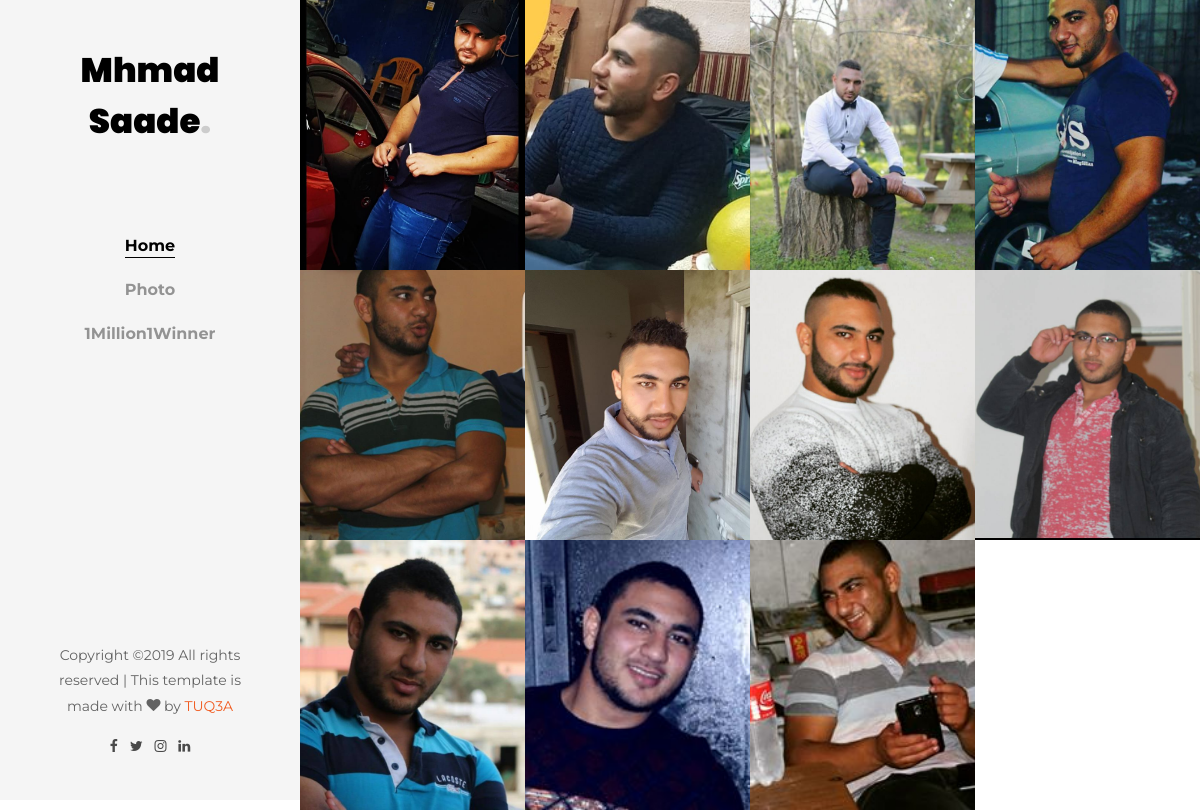
The page /profile/Photo.php?id=1 on the database its author committed.
### tables this page shows
CREATE TABLE `accounts` (
  `id` int(11) NOT NULL,
  `name` text NOT NULL,
  `email` text NOT NULL,
  `password` text NOT NULL,
  `votes` int(11) NOT NULL,
  `photo` text NOT NULL,
  `country` text NOT NULL,
  `title` text NOT NULL
);

CREATE TABLE `allphoto` (
  `id` int(11) NOT NULL,
  `photo` text NOT NULL,
  `userid` int(11) NOT NULL
);

### profile/Photo.php (the view, shortened to what this page needs)
<!DOCTYPE html>
<?php
 include '../php/connect.php';
if($_GET['id']){
    $id = $_GET['id'];
    $sql = "SELECT * FROM accounts WHERE id ='$id' ";
    $result = mysqli_query($conn,$sql);
    $row = mysqli_fetch_assoc($result);
    $sqlPhoto = "SELECT * FROM allphoto WHERE userid = '$id'";
    $result2 = mysqli_query($conn,$sqlPhoto);
}else{
    $t = 'window.location.href="../index.php"';
    echo "<script>".$t."</script>";
}
?>
<html lang="en">
  <head>
    <link rel="stylesheet" href="css/open-iconic-bootstrap.min.css">
    <link rel="stylesheet" href="css/animate.css">
    <link rel="stylesheet" href="css/owl.carousel.min.css">
    <link rel="stylesheet" href="css/owl.theme.default.min.css">
    <link rel="stylesheet" href="css/magnific-popup.css">
    <link rel="stylesheet" href="css/aos.css">
    <link rel="stylesheet" href="css/ionicons.min.css">
    <link rel="stylesheet" href="css/bootstrap-datepicker.css">
    <link rel="stylesheet" href="css/jquery.timepicker.css">
    <link rel="stylesheet" href="css/flaticon.css">
    <link rel="stylesheet" href="css/icomoon.css">
    <link rel="stylesheet" href="css/style.css">
  </head>
  <body>
	<div id="colorlib-page">
		<aside id="colorlib-aside" role="complementary" class="js-fullheight text-center">
			<h1 id="colorlib-logo"><a href="<?php echo "index.php?id=".$row['id']; ?>"><?php echo $row['name']; ?><span>.</span></a></h1>
			<nav id="colorlib-main-menu" role="navigation">
				<ul>
                <li class="colorlib-active"><a href="<?php echo "index.php?id=".$row['id']; ?>">Home</a></li>
          <li><a href="<?php echo "Photo.php?id=".$row['id']; ?>">Photo</a></li>
          <li class="active-pro">
            <a href="../index.php">
              <p>1Million1Winner</p>
            </a>
          </li>
				</ul>
			</nav>
			<div class="colorlib-footer">
            <p>
			  Copyright &copy;<script>document.write(new Date().getFullYear());</script> All rights reserved | This template is made with <i class="icon-heart" aria-hidden="true"></i> by <a href="https://www.facebook.com/mhmad.saade" target="_blank">TUQ3A</a>
				<ul>
					<li><a href="#"><i class="icon-facebook"></i></a></li>
					<li><a href="#"><i class="icon-twitter"></i></a></li>
					<li><a href="#"><i class="icon-instagram"></i></a></li>
					<li><a href="#"><i class="icon-linkedin"></i></a></li>
				</ul>
			</div>
		</aside>
		<div id="colorlib-main">
			<section class="ftco-section-2">
				<div class="photograhy">
					<div class="row no-gutters">
                    <?php while($row2 = mysqli_fetch_assoc($result2)) { ?>
                        <div class="col-md-3">
							<a href="#" class="photography-entry img d-flex justify-content-center align-items-center" style="background-image: url(<?php echo "../".$row2['photo'] ?>);">
							</a>
                        </div>
                    <?php }?>
                    </div>
                </div>
			</section>
  </body>
</html>

### profile/css/icomoon.css (style rules this page uses)
[class^="icon-"], [class*=" icon-"] { font-family: 'icomoon' !important; speak: none; font-style: normal; font-weight: normal; font-variant: normal; text-transform: none; line-height: 1; -webkit-font-smoothing: antialiased; -moz-osx-font-smoothing: grayscale; }
.icon-heart:before { content: "\f004"; }
.icon-twitter:before { content: "\f099"; }
.icon-facebook:before { content: "\f09a"; }
.icon-linkedin:before { content: "\f0e1"; }
.icon-instagram:before { content: "\f16d"; }

### rows shown on the page
accounts: name "Mhmad Saade"
allphoto: photo (picture)
allphoto: photo (picture)
allphoto: photo (picture)
allphoto: photo (picture)
allphoto: photo (picture)
allphoto: photo (picture)
allphoto: photo (picture)
allphoto: photo (picture)
allphoto: photo (picture)
allphoto: photo (picture)
allphoto: photo (picture)
